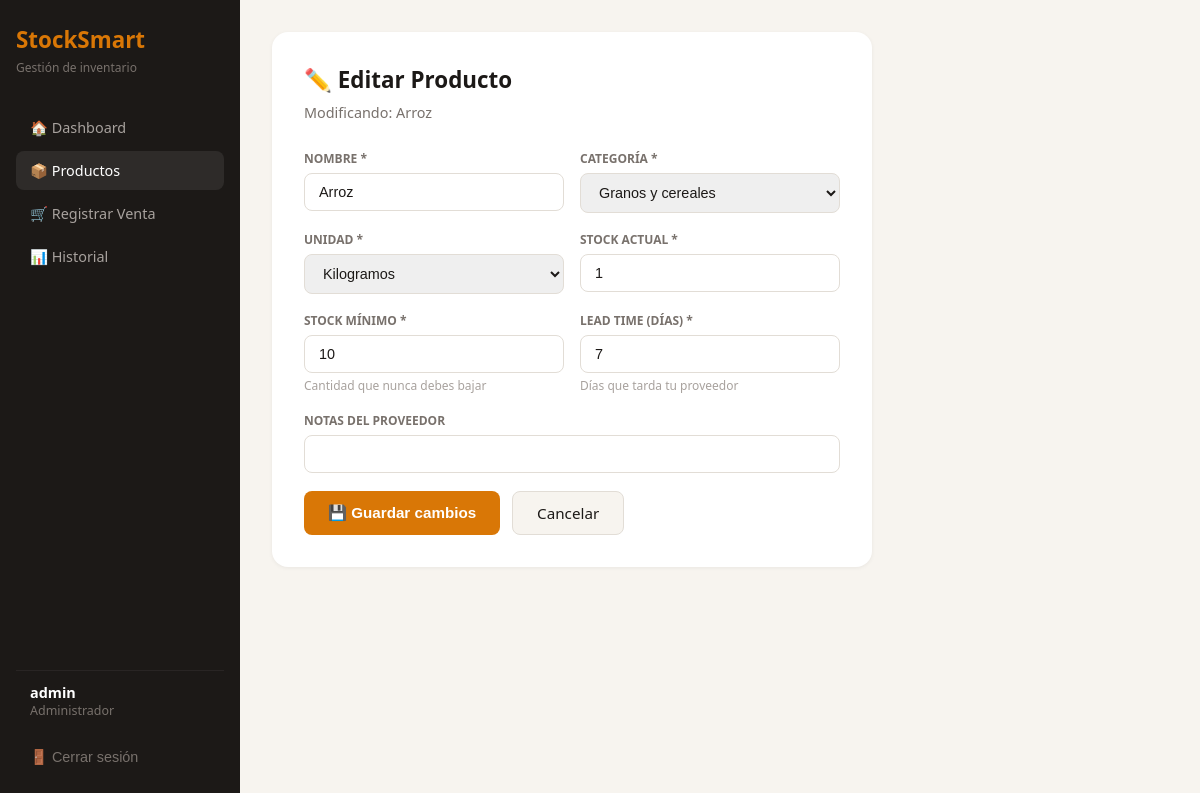
The page /productos/5/editar/ (signed in) on the database its author committed.
### inventario/models.py (models this page shows, shortened)
class Product(models.Model):
    CATEGORIAS = [
        ('granos', 'Granos y cereales'),
        ('aceites', 'Aceites'),
        ('aseo', 'Aseo'),
        ('lacteos', 'Lácteos'),
        ('otros', 'Otros'),
    ]
    UNIDADES = [
        ('u', 'Unidades'),
        ('kg', 'Kilogramos'),
        ('l', 'Litros'),
        ('g', 'Gramos'),
    ]
    user          = models.ForeignKey(User, on_delete=models.CASCADE)
    name          = models.CharField(max_length=200)
    category      = models.CharField(max_length=50, choices=CATEGORIAS)
    unit          = models.CharField(max_length=10, choices=UNIDADES)
    current_stock = models.IntegerField(default=0)
    safety_stock  = models.IntegerField(default=0)
    lead_time_days= models.IntegerField(default=1)
    notes         = models.TextField(blank=True)
    is_active     = models.BooleanField(default=True)
    created_at    = models.DateTimeField(auto_now_add=True)

### inventario/views.py (the view)
# urls.py: path('productos/<int:pk>/editar/', views.product_edit, name='product_edit'),
@login_required
def product_edit(request, pk):
    product = get_object_or_404(Product, pk=pk, user=request.user)
    if request.method == 'POST':
        form = ProductForm(request.POST, instance=product)
        if form.is_valid():
            form.save()
            messages.success(request, f'✅ Producto "{product.name}" actualizado.')
            return redirect('products_list')
        else:
            messages.error(request, '⚠️ Revisa los campos.')
    else:
        form = ProductForm(instance=product)
    return render(request, 'inventario/product_edit.html', {'form': form, 'product': product})

### inventario/forms.py
class ProductForm(forms.ModelForm):
    class Meta:
        model = Product
        fields = ['name', 'category', 'unit', 'current_stock', 'safety_stock', 'lead_time_days', 'notes']
        widgets = {
            'name':           forms.TextInput(attrs={'placeholder': 'Ej: Arroz Blanco 1kg'}),
            'current_stock':  forms.NumberInput(attrs={'min': '0'}),
            'safety_stock':   forms.NumberInput(attrs={'min': '0'}),
            'lead_time_days': forms.NumberInput(attrs={'min': '1'}),
            'notes':          forms.TextInput(attrs={'placeholder': 'Ej: Proveedor Don Carlos...'}),
        }

### inventario/templates/inventario/product_edit.html (shortened to what this page needs)
<!DOCTYPE html>
<html lang="es">
<head>
</head>
<body>
<div class="sidebar">
    <div class="logo">StockSmart</div>
    <div class="logo-sub">Gestión de inventario</div>
    <a class="nav-item" href="/">🏠 Dashboard</a>
    <a class="nav-item active" href="/productos/">📦 Productos</a>
    <a class="nav-item" href="/ventas/">🛒 Registrar Venta</a>
    <a class="nav-item" href="/historial/">📊 Historial</a>
    <div class="sidebar-bottom">
        <div class="user-info">
            <div class="user-name">{{ request.user.username }}</div>
            <div class="user-role">Administrador</div>
        </div>
        <form method="post" action="/logout/" class="logout">
            <button type="submit">🚪 Cerrar sesión</button>
        </form>
    </div>
</div>
<div class="main">
    <div class="card">
        <div class="page-title">✏️ Editar Producto</div>
        <div class="page-sub">Modificando: {{ product.name }}</div>
        <form method="post">
            <div class="form-row">
                <div class="form-group">
                    <label class="form-label">Nombre *</label>
                    <input type="text" name="name" class="form-input" value="{{ product.name }}" required>
                </div>
                <div class="form-group">
                    <label class="form-label">Categoría *</label>
                    <select name="category" class="form-select" required>
                        <option value="granos" {% if product.category == 'granos' %}selected{% endif %}>Granos y cereales</option>
                    </select>
                </div>
            </div>
            <div class="form-row">
                <div class="form-group">
                    <label class="form-label">Unidad *</label>
                    <select name="unit" class="form-select" required>
                        <option value="kg" {% if product.unit == 'kg' %}selected{% endif %}>Kilogramos</option>
                    </select>
                </div>
                <div class="form-group">
                    <label class="form-label">Stock actual *</label>
                    <input type="number" name="current_stock" class="form-input" value="{{ product.current_stock }}" min="0" required>
                </div>
            </div>
            <div class="form-row">
                <div class="form-group">
                    <label class="form-label">Stock mínimo *</label>
                    <input type="number" name="safety_stock" class="form-input" value="{{ product.safety_stock }}" min="0" required>
                    <p class="form-hint">Cantidad que nunca debes bajar</p>
                </div>
                <div class="form-group">
                    <label class="form-label">Lead time (días) *</label>
                    <input type="number" name="lead_time_days" class="form-input" value="{{ product.lead_time_days }}" min="1" required>
                    <p class="form-hint">Días que tarda tu proveedor</p>
                </div>
            </div>
            <div class="form-group">
                <label class="form-label">Notas del proveedor</label>
                <input type="text" name="notes" class="form-input" value="{{ product.notes }}">
            </div>
            <div class="btn-row">
                <button type="submit" class="btn-primary">💾 Guardar cambios</button>
                <a href="/productos/" class="btn-secondary">Cancelar</a>
            </div>
        </form>
    </div>
</div>
</body>
</html>

### inventario/templates/inventario/product_edit.html (style rules this page uses)
* { margin: 0; padding: 0; box-sizing: border-box; }
body { font-family: 'Segoe UI', sans-serif; background: #F7F4EF; }
.sidebar { position: fixed; left: 0; top: 0; bottom: 0; width: 240px; background: #1C1917; padding: 24px 16px; display: flex; flex-direction: column; }
.logo { font-size: 1.4rem; font-weight: 800; color: #D97706; margin-bottom: 4px; }
.logo-sub { font-size: 0.75rem; color: #78716C; margin-bottom: 32px; }
.nav-item { display: flex; align-items: center; gap: 10px; padding: 10px 14px; border-radius: 8px; color: #A8A29E; font-size: 0.9rem; margin-bottom: 4px; text-decoration: none; }
.nav-item.active, .nav-item:hover { background: rgba(255,255,255,0.08); color: white; }
.sidebar-bottom { margin-top: auto; }
.user-info { padding: 12px 14px; border-top: 1px solid #292524; margin-bottom: 8px; }
.user-name { color: white; font-weight: 600; font-size: 0.9rem; }
.user-role { color: #78716C; font-size: 0.78rem; }
form.logout button { background: none; border: none; color: #78716C; font-size: 0.9rem; cursor: pointer; padding: 10px 14px; width: 100%; text-align: left; border-radius: 8px; }
.main { margin-left: 240px; padding: 32px; }
.card { background: white; border-radius: 16px; padding: 32px; max-width: 600px; box-shadow: 0 1px 4px rgba(0,0,0,0.06); }
.page-title { font-size: 1.4rem; font-weight: 700; color: #1C1917; margin-bottom: 8px; }
.page-sub { color: #78716C; font-size: 0.9rem; margin-bottom: 28px; }
.form-row { display: grid; grid-template-columns: 1fr 1fr; gap: 16px; }
.form-group { margin-bottom: 18px; }
.form-label { display: block; font-size: 0.75rem; font-weight: 600; color: #78716C; text-transform: uppercase; margin-bottom: 6px; }
.form-input, .form-select { width: 100%; padding: 10px 14px; border: 1px solid #E2DDD6; border-radius: 8px; font-size: 0.9rem; color: #1C1917; outline: none; }
.form-hint { font-size: 0.75rem; color: #A8A29E; margin-top: 4px; }
.btn-row { display: flex; gap: 12px; margin-top: 8px; }
.btn-primary { background: #D97706; color: white; border: none; padding: 11px 24px; border-radius: 8px; font-size: 0.95rem; font-weight: 600; cursor: pointer; }
.btn-secondary { background: #F7F4EF; color: #1C1917; border: 1px solid #E2DDD6; padding: 11px 24px; border-radius: 8px; font-size: 0.95rem; cursor: pointer; text-decoration: none; }

### rows shown on the page
Product: name "Arroz", category "Granos y cereales", unit "Kilogramos", current_stock "1", safety_stock "10", lead_time_days "7"

### other values the page prints
{{ request.user.username }} "admin"
